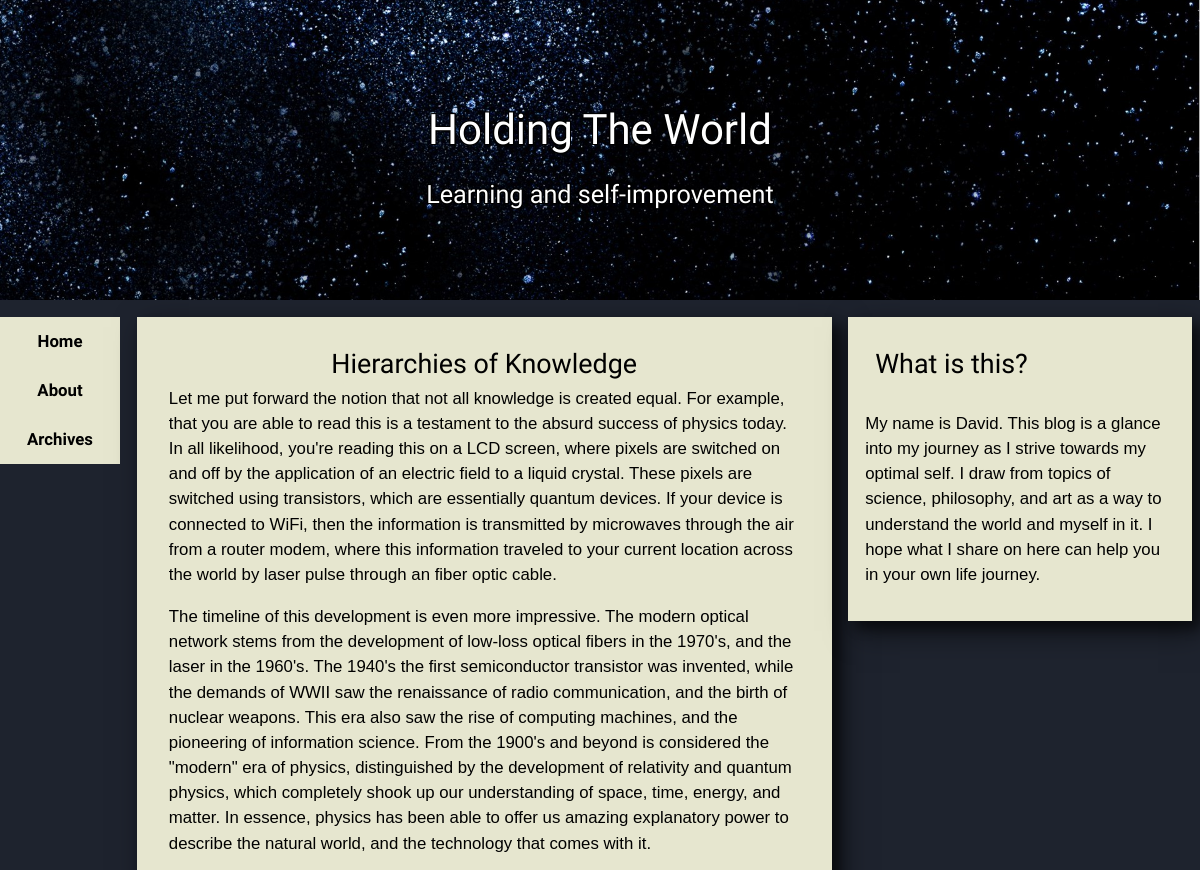
/blog/hierarchies-of-knowledge/ (upper part), run on an earlier commit of the app's database.
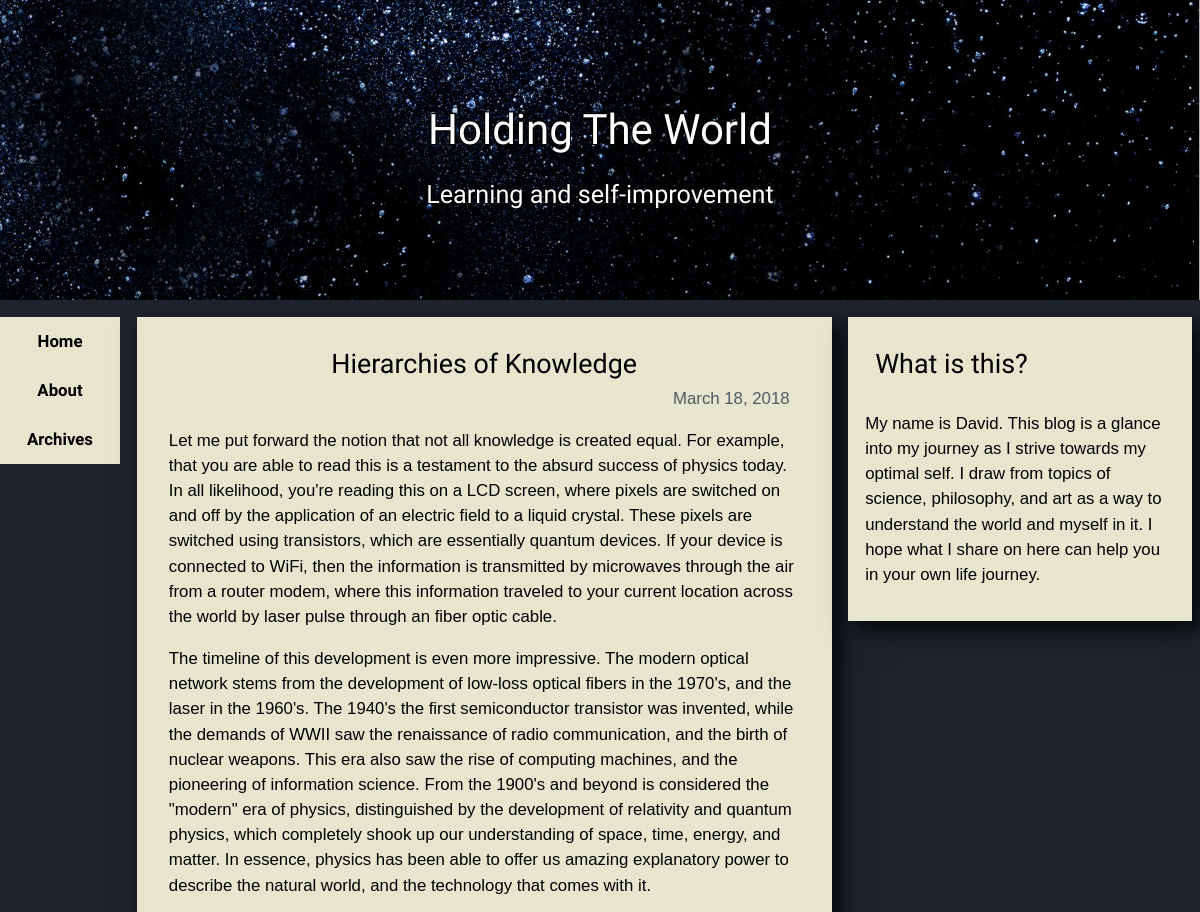
And on a later commit of the database.
### blog/models.py (models this page shows, shortened)
class Post(models.Model):
    title = models.CharField(max_length=128)
    body = models.TextField(blank=True)
    slug = models.SlugField(max_length=128, unique=True)
    create_date = models.DateTimeField('Date the post was originally created', auto_now_add=True)
    pub_date = models.DateTimeField('Publish date', blank=True, null=True)
    edit_date = models.DateTimeField('Date post was edited, most recently', auto_now=True)
    tags = models.ManyToManyField(Tag, blank=True)
    snippet = models.TextField('Short section from the body of the text', blank=True)
    published = models.BooleanField('Whether the post is published, or still in edit', default=False)

### blog/views.py (the view)
# urls.py: path('blog/<slug:slug>/', views.page, name='post'),
def page(request, slug):
    post = Post.objects.get(slug=slug)
    context = {'post': post}
    return render(request, 'blog/post.html', context)

### blog/templates/blog/post.html
{% extends "blog/base.html" %}
{% block content %}
    <article class="box">
        <h1>{{ post.title }}</h1>
        <div class="date">{{ post.pub_date.date}}</div>
        {{ post.body|safe }}
    </article>
{% endblock %}

What changed in the data, as far as the page shows it:
changed Post "Hierarchies of Knowledge": pub_date (not shown) → "March 18, 2018"
